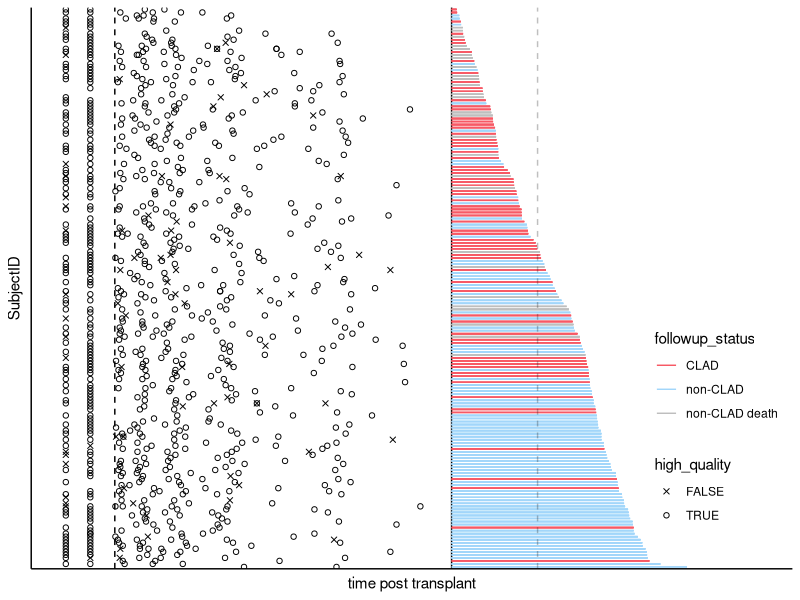

The R source for this figure:
library(tidyverse)

KM = read.csv("../data/merged_KM_data.csv")

## format metadata
meta_filt = read.csv("../data/BAL_meta_filtered.csv", row.names = 1)
meta = read.csv("../data/BAL_meta_unfiltered.csv", row.names = 1)
meta$high_quality = rownames(meta) %in% rownames(meta_filt)

meta$time_post_transplant = as.Date(meta$DateCollected, "%m/%d/%Y") - 
                            as.Date(meta$transplant_date, "%m/%d/%Y")
meta = filter(meta, time_post_transplant >= -1)

## R and D are both day 0 but plot them in the negatives to see better
meta$time_to_plot = ifelse(meta$timepoint == "R", -40, 
                        ifelse(meta$timepoint == "D", -80, meta$time_post_transplant))

## load live/dead data
demo = read.csv("../data/2024-05-03additionalmicrodata.csv")
alive = demo[,c("PX_STAT", "PX_STAT_DATE", "microbiome_pid")]
rownames(alive) = as.character(alive$microbiome_pid)

meta$live_dead = alive[meta$SubjectID, "PX_STAT"]
meta$live_dead_date = as.Date(alive[meta$SubjectID, "PX_STAT_DATE"], format = "%d-%b-%y")
meta$live_dead_followup = meta$live_dead_date - as.Date(meta$transplant_date, "%m/%d/%Y")

## -------- Merge and plot -----------------
CLAD = KM[, c("microbiome_pid", "clad_free_time", "days_from_transplant", "status")] %>%
                rename(total_followup = days_from_transplant)
merged = merge(meta, CLAD, by.x = "SubjectID", by.y = "microbiome_pid") %>%
                arrange(status, total_followup)
merged$status = as.factor(merged$status)

## difference in follow up for PFT and status
merged$followup_diff = merged$live_dead_followup - merged$total_followup
merged$followup_status = ifelse(merged$status ==1, "CLAD",
                           ifelse(merged$followup_diff > 90, "non-CLAD",
                            ifelse(merged$live_dead == "D", "non-CLAD death", "non-CLAD")))

filtered = merged %>% filter(time_to_plot < 500) %>% 
            filter(total_followup < 5000) ## can't have this much followup
filtered = arrange(filtered, -clad_free_time)
filtered$SubjectID = factor(filtered$SubjectID, levels = unique(filtered$SubjectID))

pdf("../figures/figure_1_sampling.pdf")
ggplot(filtered, aes(x = time_to_plot, y = SubjectID, shape = high_quality)) + 
    theme_classic() + 
    geom_point() + 
    geom_vline(xintercept = 0, linetype = "dashed") + 
    geom_vline(xintercept = 550) + 
    scale_shape_manual(values = c(4, 1)) + 
    xlab("time post transplant") + 
    theme(axis.text = element_blank()) + 
    theme(axis.text = element_blank()) +
    theme(axis.ticks = element_blank()) +
    xlim(c(-80, 1050)) + 
    geom_segment(x = 550, aes(xend = (clad_free_time / 10) + 550, 
                 y = SubjectID, yend = SubjectID, color = followup_status)) + 
    scale_color_manual(values = c("#f75965", "#a2d6fa", "grey" )) + 
    theme(legend.position = c(.9,.25)) +
    geom_vline(xintercept = (550 + 5 * (365 / 13)), alpha = 0.25, linetype = "dashed") 
    
dev.off()


